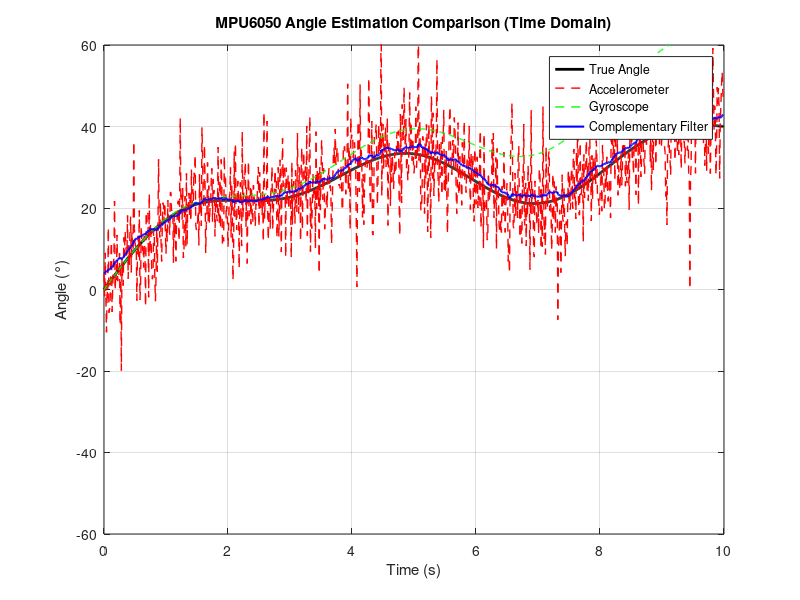
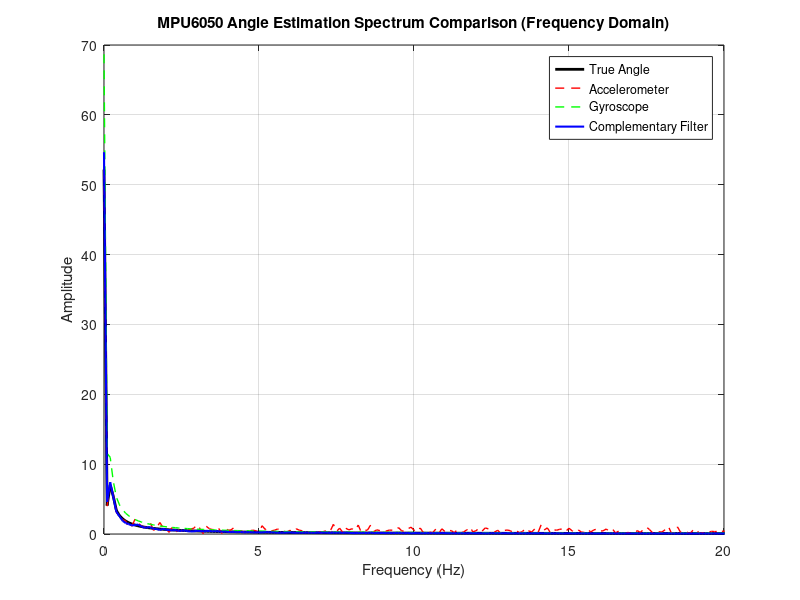

The MATLAB script that drew these images, in order:
%% 1. Simulation Parameters
fs = 100;               % Sampling frequency (Hz)
T = 10;                 % Total simulation time (s)
t = 0:1/fs:T-1/fs;      % Time vector
N = length(t);          % Number of samples

%% 2. Generate True Angle (Oscillation amplitude ±40 degrees)
% Superposition of multiple frequency components to ensure sufficient oscillation
true_angle = 40 * sin(0.5 * pi * t / T) + ...
             10 * sin(2 * pi * t / T) + ...
             5 * sin(5 * pi * t / T);

%% 3. Simulate Accelerometer Angle (with increased high-frequency noise)
% Base noise (low frequency component)
accel_noise_low = 5 * randn(1, N);
% Add high-frequency noise component (10x higher frequency content)
accel_noise_high = 8 * randn(1, N) .* sin(20 * pi * t);  % High-frequency noise
% Combine low and high frequency noise components
accel_noise = accel_noise_low + accel_noise_high;
% Add random spikes (simulating motion shocks)
spike_indices = datasample(1:N, 20, 'Replace', false);
accel_noise(spike_indices) = 15 * randn(1, 20);
accel_angle = true_angle + accel_noise;

%% 4. Simulate Gyroscope Angle (with drift)
% Gyroscope angular velocity (true angular velocity + drift)
gyro_rate = gradient(true_angle, t) + 0.5 * t;  % Angular velocity with time-dependent drift
% Integrate to get gyroscope angle (initial angle set to 0)
gyro_angle = zeros(1, N);
for i = 2:N
    gyro_angle(i) = gyro_angle(i-1) + gyro_rate(i) * (t(i)-t(i-1));
end

%% 5. Complementary Filter Fusion
alpha = 0.98;           % Filter coefficient balancing accelerometer (slow-varying) and gyroscope (fast-varying)
comp_angle = zeros(1, N);
comp_angle(1) = accel_angle(1);  % Initial value from accelerometer
for i = 2:N
    % Complementary filter formula
    comp_angle(i) = alpha * (comp_angle(i-1) + gyro_rate(i) * (t(i)-t(i-1))) + (1 - alpha) * accel_angle(i);
end

%% 6. Spectrum Analysis (extended frequency range)
f = (0:N-1)*(fs/N);     % Frequency vector
f = f(1:floor(N/2));    % Single-sided spectrum

% Compute spectra for each angle data
true_fft = abs(fft(true_angle));
true_fft = true_fft(1:floor(N/2))*2/N;

accel_fft = abs(fft(accel_angle));
accel_fft = accel_fft(1:floor(N/2))*2/N;

gyro_fft = abs(fft(gyro_angle));
gyro_fft = gyro_fft(1:floor(N/2))*2/N;

comp_fft = abs(fft(comp_angle));
comp_fft = comp_fft(1:floor(N/2))*2/N;

%% 7. Time-domain Plot
figure('Position', [100, 100, 1000, 600])
plot(t, true_angle, 'k-', 'LineWidth', 2, 'DisplayName', 'True Angle');
hold on;
plot(t, accel_angle, 'r--', 'LineWidth', 1, 'DisplayName', 'Accelerometer');
plot(t, gyro_angle, 'g--', 'LineWidth', 1, 'DisplayName', 'Gyroscope');
plot(t, comp_angle, 'b-', 'LineWidth', 1.5, 'DisplayName', 'Complementary Filter');
xlabel('Time (s)');
ylabel('Angle (°)');
title('MPU6050 Angle Estimation Comparison (Time Domain)');
grid on;
ylim([-60, 60]);        % Set Y-axis range to better show ±40° oscillation
legend('True Angle', 'Accelerometer', 'Gyroscope', 'Complementary Filter', 'Location', 'best');

%% 8. Frequency-domain Plot (extended to 20Hz)
figure('Position', [100, 100, 1000, 600])
plot(f, true_fft, 'k-', 'LineWidth', 2, 'DisplayName', 'True Angle');
hold on;
plot(f, accel_fft, 'r--', 'LineWidth', 1, 'DisplayName', 'Accelerometer');
plot(f, gyro_fft, 'g--', 'LineWidth', 1, 'DisplayName', 'Gyroscope');
plot(f, comp_fft, 'b-', 'LineWidth', 1.5, 'DisplayName', 'Complementary Filter');
xlabel('Frequency (Hz)');
ylabel('Amplitude');
title('MPU6050 Angle Estimation Spectrum Comparison (Frequency Domain)');
grid on;
xlim([0, 20]);          % Extended frequency range to 20Hz to show high-frequency components
legend('True Angle', 'Accelerometer', 'Gyroscope', 'Complementary Filter', 'Location', 'best');